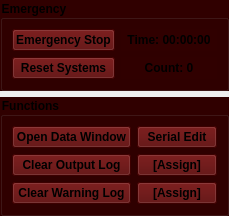
              <widget class="QFrame" name="frame_5">
               <property name="enabled">
                <bool>true</bool>
               </property>
               <property name="focusPolicy">
                <enum>Qt::FocusPolicy::ClickFocus</enum>
               </property>
               <property name="frameShape">
                <enum>QFrame::Shape::NoFrame</enum>
               </property>
               <property name="frameShadow">
                <enum>QFrame::Shadow::Raised</enum>
               </property>
               <layout class="QVBoxLayout" name="verticalLayout_4" stretch="1,1">
                <property name="leftMargin">
                 <number>0</number>
                </property>
                <property name="topMargin">
                 <number>0</number>
                </property>
                <property name="rightMargin">
                 <number>0</number>
                </property>
                <property name="bottomMargin">
                 <number>0</number>
                </property>
                <item>
                 <widget class="QGroupBox" name="groupBox_5">
                  <property name="enabled">
                   <bool>true</bool>
                  </property>
                  <property name="font">
                   <font>
                    <bold>true</bold>
                   </font>
                  </property>
                  <property name="focusPolicy">
                   <enum>Qt::FocusPolicy::ClickFocus</enum>
                  </property>
                  <property name="styleSheet">
                   <string notr="true">background-color: rgb(48, 0, 0);</string>
                  </property>
                  <property name="title">
                   <string>Emergency</string>
                  </property>
                  <layout class="QGridLayout" name="gridLayout_5">
                   <item row="0" column="0">
                    <widget class="QPushButton" name="eStop">
                     <property name="enabled">
                      <bool>true</bool>
                     </property>
                     <property name="sizePolicy">
                      <sizepolicy hsizetype="Minimum" vsizetype="Expanding">
                       <horstretch>0</horstretch>
                       <verstretch>0</verstretch>
                      </sizepolicy>
                     </property>
                     <property name="font">
                      <font>
                       <bold>true</bold>
                      </font>
                     </property>
                     <property name="focusPolicy">
                      <enum>Qt::FocusPolicy::ClickFocus</enum>
                     </property>
                     <property name="styleSheet">
                      <string notr="true">background-color: rgb(85, 0, 0);</string>
                     </property>
                     <property name="text">
                      <string>Emergency Stop</string>
                     </property>
                     <property name="checked">
                      <bool>false</bool>
                     </property>
                     <property name="autoDefault">
                      <bool>false</bool>
                     </property>
                    </widget>
                   </item>
                   <item row="0" column="1">
                    <widget class="QLabel" name="stoptimeLabel">
                     <property name="enabled">
                      <bool>true</bool>
                     </property>
                     <property name="font">
                      <font>
                       <bold>true</bold>
                      </font>
                     </property>
                     <property name="focusPolicy">
                      <enum>Qt::FocusPolicy::ClickFocus</enum>
                     </property>
                     <property name="text">
                      <string>Time: 00:00:00</string>
                     </property>
                     <property name="alignment">
                      <set>Qt::AlignmentFlag::AlignCenter</set>
                     </property>
                     <property name="wordWrap">
                      <bool>false</bool>
                     </property>
                    </widget>
                   </item>
                   <item row="1" column="0">
                    <widget class="QPushButton" name="reset">
                     <property name="enabled">
                      <bool>true</bool>
                     </property>
                     <property name="sizePolicy">
                      <sizepolicy hsizetype="Minimum" vsizetype="Expanding">
                       <horstretch>0</horstretch>
                       <verstretch>0</verstretch>
                      </sizepolicy>
                     </property>
                     <property name="font">
                      <font>
                       <bold>true</bold>
                      </font>
                     </property>
                     <property name="focusPolicy">
                      <enum>Qt::FocusPolicy::ClickFocus</enum>
                     </property>
                     <property name="styleSheet">
                      <string notr="true">background-color: rgb(85, 0, 0);</string>
                     </property>
                     <property name="text">
                      <string>Reset Systems</string>
                     </property>
                    </widget>
                   </item>
                   <item row="1" column="1">
                    <widget class="QLabel" name="stopCount">
                     <property name="enabled">
                      <bool>true</bool>
                     </property>
                     <property name="font">
                      <font>
                       <bold>true</bold>
                      </font>
                     </property>
                     <property name="focusPolicy">
                      <enum>Qt::FocusPolicy::ClickFocus</enum>
                     </property>
                     <property name="text">
                      <string>Count: 0</string>
                     </property>
                     <property name="alignment">
                      <set>Qt::AlignmentFlag::AlignCenter</set>
                     </property>
                    </widget>
                   </item>
                  </layout>
                 </widget>
                </item>
                <item>
                 <widget class="QGroupBox" name="groupBox_4">
                  <property name="enabled">
                   <bool>true</bool>
                  </property>
                  <property name="font">
                   <font>
                    <bold>true</bold>
                   </font>
                  </property>
                  <property name="focusPolicy">
                   <enum>Qt::FocusPolicy::ClickFocus</enum>
                  </property>
                  <property name="styleSheet">
                   <string notr="true">background-color: rgb(48, 0, 0);</string>
                  </property>
                  <property name="title">
                   <string>Functions</string>
                  </property>
                  <layout class="QGridLayout" name="gridLayout_6" rowstretch="1,1,1" columnstretch="1,1">
                   <item row="0" column="0">
                    <widget class="QPushButton" name="dataLaunch">
                     <property name="enabled">
                      <bool>true</bool>
                     </property>
                     <property name="sizePolicy">
                      <sizepolicy hsizetype="Minimum" vsizetype="Expanding">
                       <horstretch>0</horstretch>
                       <verstretch>0</verstretch>
                      </sizepolicy>
                     </property>
                     <property name="font">
                      <font>
                       <bold>true</bold>
                      </font>
                     </property>
                     <property name="focusPolicy">
                      <enum>Qt::FocusPolicy::ClickFocus</enum>
                     </property>
                     <property name="styleSheet">
                      <string notr="true">background-color: rgb(85, 0, 0);</string>
                     </property>
                     <property name="text">
                      <string>Open Data Window</string>
                     </property>
                    </widget>
                   </item>
                   <item row="0" column="1">
                    <widget class="QPushButton" name="serial">
                     <property name="enabled">
                      <bool>true</bool>
                     </property>
                     <property name="sizePolicy">
                      <sizepolicy hsizetype="Minimum" vsizetype="Expanding">
                       <horstretch>0</horstretch>
                       <verstretch>0</verstretch>
                      </sizepolicy>
                     </property>
                     <property name="font">
                      <font>
                       <bold>true</bold>
                      </font>
                     </property>
                     <property name="focusPolicy">
                      <enum>Qt::FocusPolicy::ClickFocus</enum>
                     </property>
                     <property name="styleSheet">
                      <string notr="true">background-color: rgb(85, 0, 0);</string>
                     </property>
                     <property name="text">
                      <string>Serial Edit</string>
                     </property>
                    </widget>
                   </item>
                   <item row="1" column="0">
                    <widget class="QPushButton" name="clearOutput">
                     <property name="enabled">
                      <bool>true</bool>
                     </property>
                     <property name="sizePolicy">
                      <sizepolicy hsizetype="Minimum" vsizetype="Expanding">
                       <horstretch>0</horstretch>
                       <verstretch>0</verstretch>
                      </sizepolicy>
                     </property>
                     <property name="font">
                      <font>
                       <bold>true</bold>
                      </font>
                     </property>
                     <property name="focusPolicy">
                      <enum>Qt::FocusPolicy::ClickFocus</enum>
                     </property>
                     <property name="styleSheet">
                      <string notr="true">background-color: rgb(85, 0, 0);</string>
                     </property>
                     <property name="text">
                      <string>Clear Output Log</string>
                     </property>
                    </widget>
                   </item>
                   <item row="1" column="1">
                    <widget class="QPushButton" name="pushButton_15">
                     <property name="enabled">
                      <bool>true</bool>
                     </property>
                     <property name="sizePolicy">
                      <sizepolicy hsizetype="Minimum" vsizetype="Expanding">
                       <horstretch>0</horstretch>
                       <verstretch>0</verstretch>
                      </sizepolicy>
                     </property>
                     <property name="font">
                      <font>
                       <bold>true</bold>
                      </font>
                     </property>
                     <property name="focusPolicy">
                      <enum>Qt::FocusPolicy::ClickFocus</enum>
                     </property>
                     <property name="styleSheet">
                      <string notr="true">background-color: rgb(85, 0, 0);</string>
                     </property>
                     <property name="text">
                      <string>[Assign]</string>
                     </property>
                    </widget>
                   </item>
                   <item row="2" column="0">
                    <widget class="QPushButton" name="clearWarning">
                     <property name="enabled">
                      <bool>true</bool>
                     </property>
                     <property name="sizePolicy">
                      <sizepolicy hsizetype="Minimum" vsizetype="Expanding">
                       <horstretch>0</horstretch>
                       <verstretch>0</verstretch>
                      </sizepolicy>
                     </property>
                     <property name="font">
                      <font>
                       <bold>true</bold>
                      </font>
                     </property>
                     <property name="focusPolicy">
                      <enum>Qt::FocusPolicy::ClickFocus</enum>
                     </property>
                     <property name="styleSheet">
                      <string notr="true">background-color: rgb(85, 0, 0);</string>
                     </property>
                     <property name="text">
                      <string>Clear Warning Log</string>
                     </property>
                    </widget>
                   </item>
                   <item row="2" column="1">
                    <widget class="QPushButton" name="pushButton_17">
                     <property name="enabled">
                      <bool>true</bool>
                     </property>
                     <property name="sizePolicy">
                      <sizepolicy hsizetype="Minimum" vsizetype="Expanding">
                       <horstretch>0</horstretch>
                       <verstretch>0</verstretch>
                      </sizepolicy>
                     </property>
                     <property name="font">
                      <font>
                       <bold>true</bold>
                      </font>
                     </property>
                     <property name="focusPolicy">
                      <enum>Qt::FocusPolicy::ClickFocus</enum>
                     </property>
                     <property name="styleSheet">
                      <string notr="true">background-color: rgb(85, 0, 0);</string>
                     </property>
                     <property name="text">
                      <string>[Assign]</string>
                     </property>
                    </widget>
                   </item>
                  </layout>
                 </widget>
                </item>
               </layout>
              </widget>
